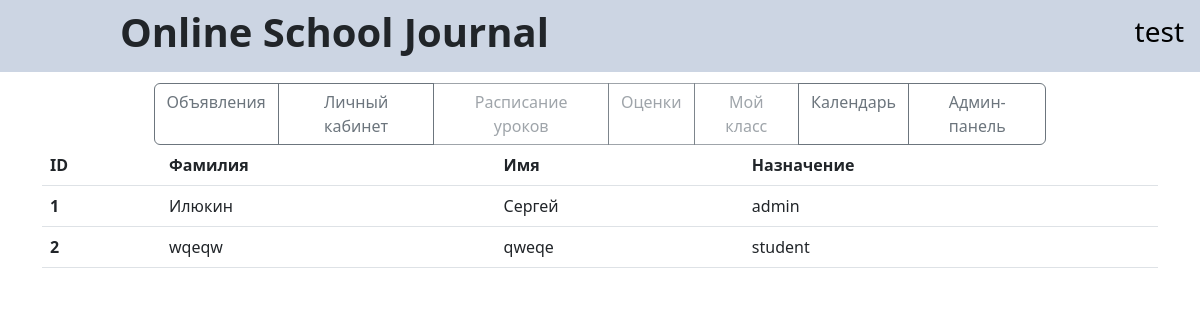
/menu/admin/list/users (signed in), run on an earlier commit of the app's database.
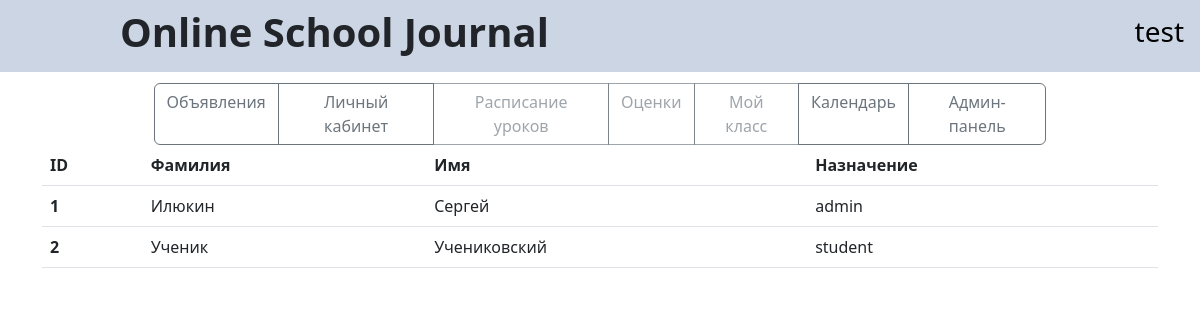
And on a later commit of the database.
### data/user_forming.py (models this page shows, shortened)
class User(SqlAlchemyBase, UserMixin):
    __tablename__ = 'users'
    id = sqlalchemy.Column(sqlalchemy.Integer,
                           primary_key=True, autoincrement=True)
    role = sqlalchemy.Column(sqlalchemy.String, nullable=True)
    login = sqlalchemy.Column(sqlalchemy.String, nullable=True, unique=True)
    hashed_password = sqlalchemy.Column(sqlalchemy.String, nullable=True)
    surname = sqlalchemy.Column(sqlalchemy.String, nullable=True)
    name = sqlalchemy.Column(sqlalchemy.String, nullable=True)
    age = sqlalchemy.Column(sqlalchemy.Integer, nullable=True)
    address = sqlalchemy.Column(sqlalchemy.String, nullable=True)
    modified_date = sqlalchemy.Column(sqlalchemy.DateTime,
                                      default=datetime.datetime.now)
    class_student = sqlalchemy.Column(sqlalchemy.String, nullable=True)
    marks = orm.relationship("Marks", back_populates='user')

### main.py (the view)
@app.route("/menu/admin/list/users", methods=['GET', 'POST'])
@login_required
def list_users():
    if current_user.is_authenticated and current_user.role == 'admin':
        db_sess = db_session.create_session()
        users = db_sess.query(User).all()
        print(users)
        return render_template('list_user.html', current_user=current_user, users=users)
    return redirect('/login')

### data/db_session.py (called while the page is built)
def create_session() -> Session:
    global __factory
    return __factory()

### main.py (called while the page is built)
@login_manager.user_loader
def load_user(user_id):
    db_sess = db_session.create_session()
    return db_sess.get(User, user_id)

### templates/list_user.html
{% extends "main.html" %}
{% block content %}
<table class="table">
  <thead>
    <tr>
        <th scope="col">ID</th>
      <th scope="col">Фамилия</th>
      <th scope="col">Имя</th>
      <th scope="col">Назначение</th>
    </tr>
  </thead>
  <tbody>
  {% for i in users %}
    <tr>
      <th>{{ i.id }}</th>
      <td>{{ i.surname }}</td>
      <td>{{ i.name }}</td>
      <td>{{ i.role }}</td>
    </tr>
  {% endfor %}
    </tbody>
</table>
{% endblock %}

What changed in the data, as far as the page shows it:
changed User "student": surname "wqeqw" → "Ученик"; name "qweqe" → "Учениковский"
